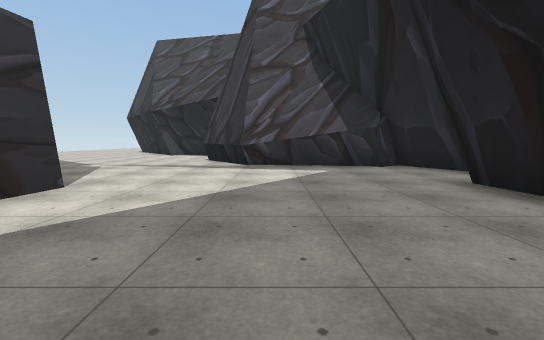
[1] (above)

12 first-person views from a walk through a Unity game level. The camera is 1.4 m above the floor, tilts 6° down and sees 90° across. The floor is counted in squares, 2 m on a side. Each view is taken from the middle of a square. On the plan, view 1 faces up. The plan holds only what a view shows up to about 9 squares ahead; the rest is blank. The place goes on beyond the plan. The player is left out. Some surface patterns are stand-ins.

[2]
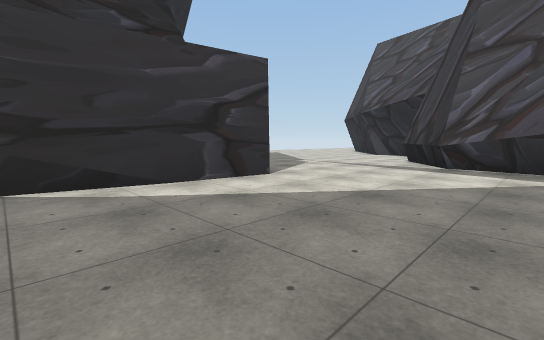

[3]
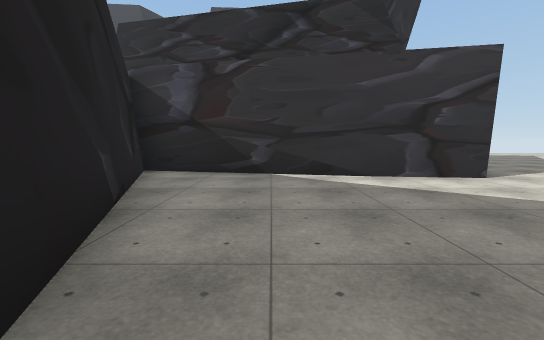

[4]
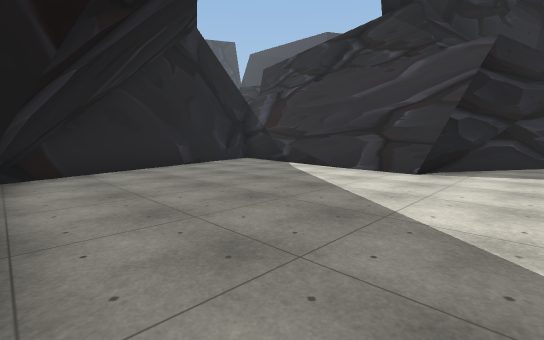

[5]
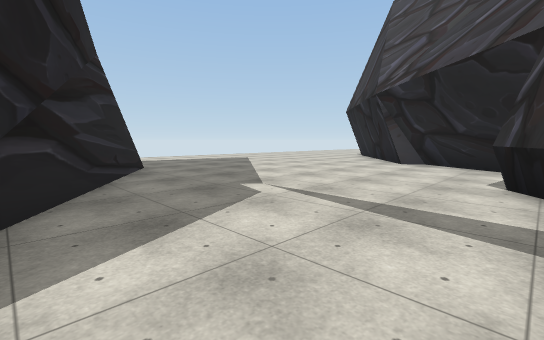

[6]
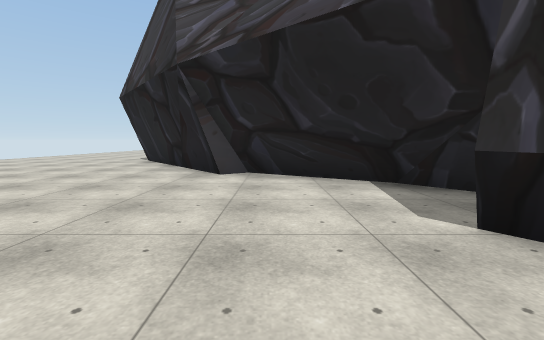

[7]
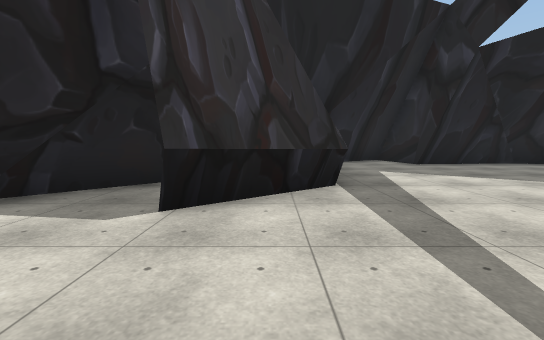

[8]
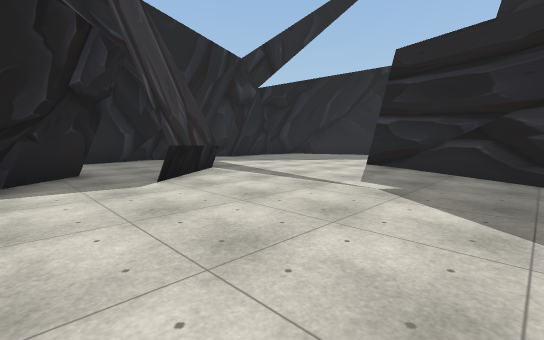

[9]
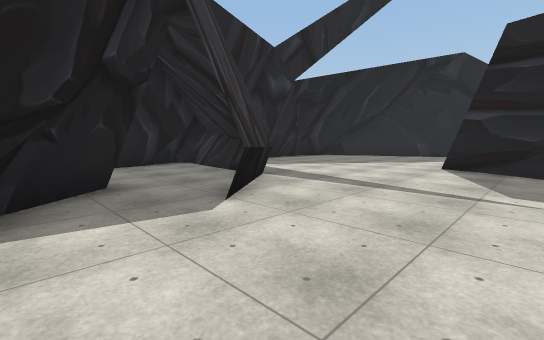

[10]
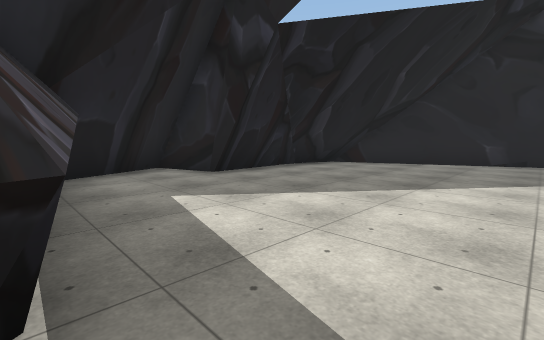

[11]
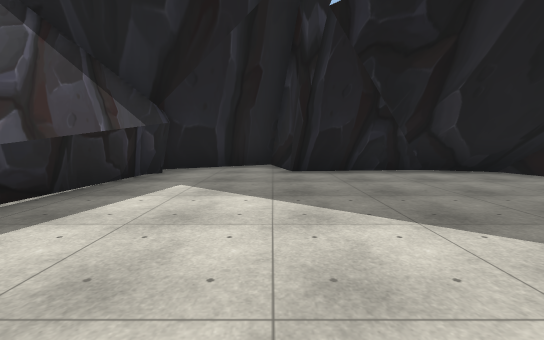

[12]
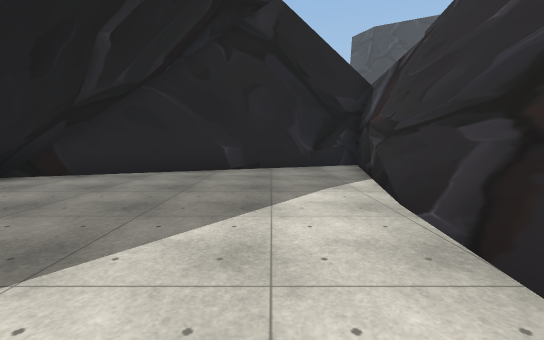

### Floor plan
Points are (right, up) in squares from view 1. A wall is a line through its corners. A room is listed if a view was taken in it or the views show most of it. See-through windows are left out.
Room 1 (views 1, 2, 3, 4, 5, 6, 7, 8, 9, 10, 11, 12)
walls: (1.1, 7.5) (-0.8, 8.1); (-5.8, 5.1) (-3.4, 4.4) (-4.1, -1.1); (-3.5, 1.8) (-4.6, -3.2) (3.1, -0.3); (-0.3, 10.6) (-1.9, 12.4); (2.8, 7.4) (-0.8, 7.9) (-2.5, 10.1); (-7, 5.9) (-5.8, 5.2); (3.3, 4.5) (5, 5); (-7.5, 6.4) (-4.4, 4.5); (-1.4, 11.8) (-4.5, 13.6); (3.7, 7.9) (2.8, 7.2); (4.8, 4.9) (3, 8.4); (2.3, -0.7) (3.2, 2.1); (2.6, -0.5) (3.3, 1.5) (3, 4.4)
low walls: (-3.5, 2) (-3.6, 1.5); (2.9, 7.6) (-0.6, 8.1); (-1.5, 12) (-4.1, 13.5); (-1.7, 12.3) (-3.8, 13.6); (4.5, 5.9) (2.9, 8.9); (2.8, -0.4) (3.5, 1.7) (3.3, 4.5); (3.1, -0.3) (3.5, 1)

Where each view was taken, in squares from view 1:
view 1: 0 up, 0 right, facing up
view 2: 0 up, 1 right, facing up-left
view 3: 0 up, 2 right, facing left
view 4: 6 up, 3 right, facing down-left
view 5: 5 up, 2 left, facing up-left
view 6: 8 up, 4 left, facing up
view 7: 9 up, 5 left, facing right
view 8: 12 up, 7 left, facing down-right
view 9: 12 up, 5 left, facing down-right
view 10: 8 up, 2 left, facing down-right
view 11: 5 up, 3 left, facing right
view 12: 5 up, 2 left, facing down
